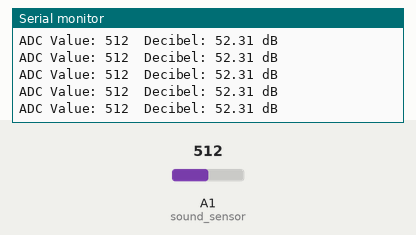
The sketch below on a simulated Arduino Uno, built with avr-gcc and run on an emulated ATmega328P. Parts: the last lines printed to the serial monitor. The test bench sets the inputs (shaded band); at power-on: A1 (sound_sensor) = 512.

Above: at 5.7 s.
5.8 s: A1 (sound_sensor) set to 11
At 5.87 s:
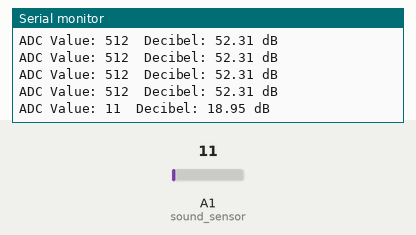
7.3 s: A1 (sound_sensor) set to 8
At 7.39 s:
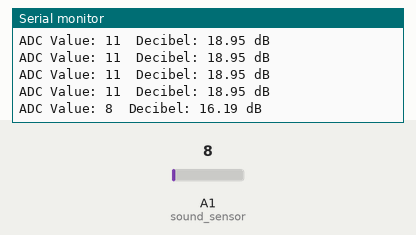
Timing chart, 0 to 9.8 s (numbered marks = the images above; inputs shaded):
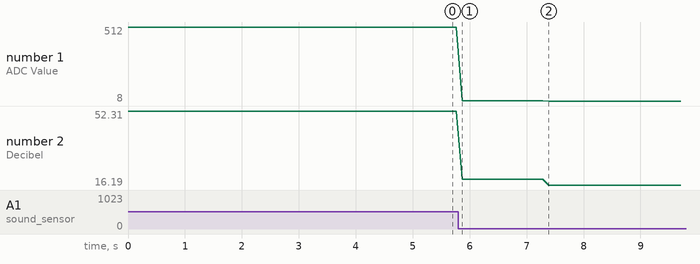

Measured:
- after the input at 5.8 s, the serial monitor: prints a new line after 0.07 s (image 1)
- after the input at 7.3 s, the serial monitor: prints a new line after 0.09 s (image 2)
- plotted number 1: 512 → 11 after the input at 5.8 s, 11 → 8 after the input at 7.3 s
- plotted number 2: 52.31 → 18.95 after the input at 5.8 s, 18.95 → 16.19 after the input at 7.3 s

The sketch:

Sound_sensor_db.ino
```cpp
#define sound_sensor A1

void setup() {
  Serial.begin(115200);
  pinMode(sound_sensor, INPUT);
}

void loop() {
  int value = analogRead(sound_sensor);  // อ่านค่าจากเซ็นเซอร์เสียง

  // แปลงค่า ADC เป็นแรงดันไฟฟ้า
  float voltage = (value / 4095.0) * 3.3;  // แปลงค่า ADC เป็นแรงดันไฟฟ้า (ESP32 ใช้ 12-bit ADC, 0-4095)

  // ปรับสูตรคำนวณให้ค่า 0 ที่เซ็นเซอร์รับมาเป็น 0 dB
  float decibel = 20 * log10(voltage / 0.001);  // ปรับค่าฐานให้ 0V -> 0dB

  // เพื่อป้องกันการเกิดข้อผิดพลาดจากการ log10(0) เมื่อไม่มีแรงดันไฟฟ้า
  if (voltage == 0) {
    decibel = 0;  // กำหนดให้ค่า dB เป็น 0 เมื่อไม่มีแรงดันไฟฟ้า
  }

  // แสดงผลค่าเป็นเดซิเบล
  Serial.print("ADC Value: ");
  Serial.print(value);
  Serial.print("\t");
  Serial.print("Decibel: ");
  Serial.print(decibel);
  Serial.println(" dB");

  // ตรวจสอบระดับเสียง
  if (decibel > 70) {  // สามารถปรับเกณฑ์เสียงดังได้ตามต้องการ
    Serial.println("เสียงดังเกิ๊นนนนนนนนนน");
  }

  delay(100);  // รอ 800 มิลลิวินาที
}
```
